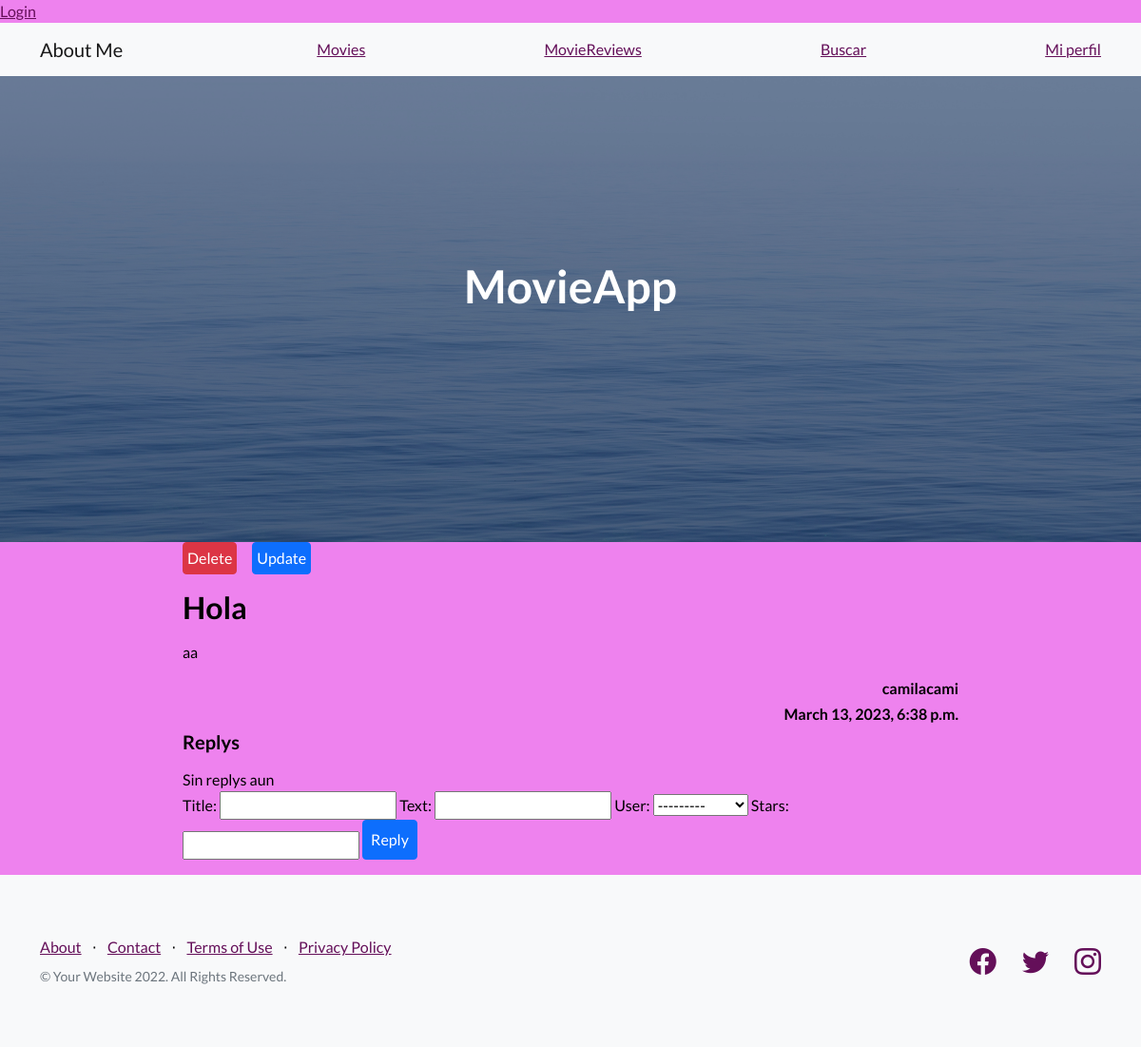
The page /detail_reviews/2 (signed in) on the database its author committed.
### AppCoder/models.py (models this page shows)
class Review(models.Model):
    title =  models.CharField(max_length=40)
    text = models.CharField(max_length=500)
    user =models.ForeignKey(UserAuth,on_delete=models.CASCADE)
    date = models.DateTimeField(auto_now_add=True)
    stars = models.IntegerField()

### AppCoder/views.py (the view)
# urls.py: path('detail_reviews/<pk>', views.detail_reviews, name='detail_reviews'),
def detail_reviews(request, pk):
    review = Review.objects.get(id=pk)
    user = User.objects.get(username=request.user.username)
    if request.method == 'POST':
        newReply = AddReply(request.POST)
        if newReply.is_valid():
            data = newReply.cleaned_data
            new_rev = Reply(
                text=data['text'],
                title=data['title'],
                user=user,
                review=review)
            new_rev.save()
            return redirect(f'/revdetail/{review.id}')
    else:
        newReply = AddReply()
    all_reviews = Review.objects.filter(id=user.id)
    rev = len(all_reviews) > 0
    rev_context = {'all': all_reviews, 'rev': rev}
    context = {'review': review, 'req': str(request.user),
               'replys': rev_context,
               'AddReply': AddReply()}
    return render(request, 'revdetail.html', context)

### AppCoder/forms.py
class AddReply(ModelForm):
    class Meta:
        model = Review
        fields =   '__all__'
        widgets ={
            'review': forms.Textarea(attrs={'class': 'form-control','placeholder': 'Dejar MovieReview' }),
        }

### AppCoder/templates/revdetail.html (shortened to what this page needs)
{% extends 'index.html'%}  {% block main_content %}
<div class="row justify-content-center" style="width: 70%; margin: auto">
  {% if user.is_authenticated and req == review.user.username %}
  <div class="d-flex">
    <a
      href="{% url 'delete_review' review.id %}"
      type="button"
      class="btn btn-danger p-1 mb-3 me-3"
      >Delete</a
    >
    <a
      href="{% url 'update_review' review.id %}"
      type="button"
      class="btn btn-primary p-1 mb-3"
      >Update</a
    >
  </div>
  {% endif%}
  <article style="margin-bottom: 3rem col-md-12 col-sm-12">
    <h2>{{review.title}}</h2>
    <p class="mt-3">{{review.text | safe}}</p>
    <h6 class="text-end"> {{review.user}}</h6>
    <h6 class="text-end"> {{review.date}}</h6>
  </article>
  <section class="col-md-12">
    <h5 class="mb-3">Replys</h5>
    {% if replys.all %}
    <ul class="p-0">
      {% for reply in replys.all %}
      <li>
        <article class="mt-3">
          <span
            class="gradient rounded px-2"
            style="font-size: 1.2rem; margin-top: 1rem"
            >{{reply.title}}</span
          >
          <p class="comment-bg rounded my-1">{{reply.reply}}</p>
          {% if user.is_authenticated and req == reply.username.username %}
          <a
            href="{% url 'delete_reply' reply.id %}"
            class="btn btn-danger py-1 my-1"
            style="font-size: 0.8rem"
            >Delete</a
          >
          {% endif %}
        </article>
        <p class="text-muted" style="font-size: 12px">{{reply.date}}</p>
      </li>
      {% endfor %}
    </ul>
    {% else %}
    <span class="mb-3">Sin replys aun</span>
    {% endif %}
  </section>
  {% if user.is_authenticated %}
    <form  action="{% url 'detail_reviews' review.id %}" method="POST">
      {{ AddReply.as_table }}
      <input class="btn btn-primary mb-3 p-2" type="submit" value="Reply" />
    </form>
</div>
{% endif %}
  {% endblock %}

### rows shown on the page
Review: title "Hola", text "aa", user "camilacami", date "March 13, 2023, 6:38 p.m."
